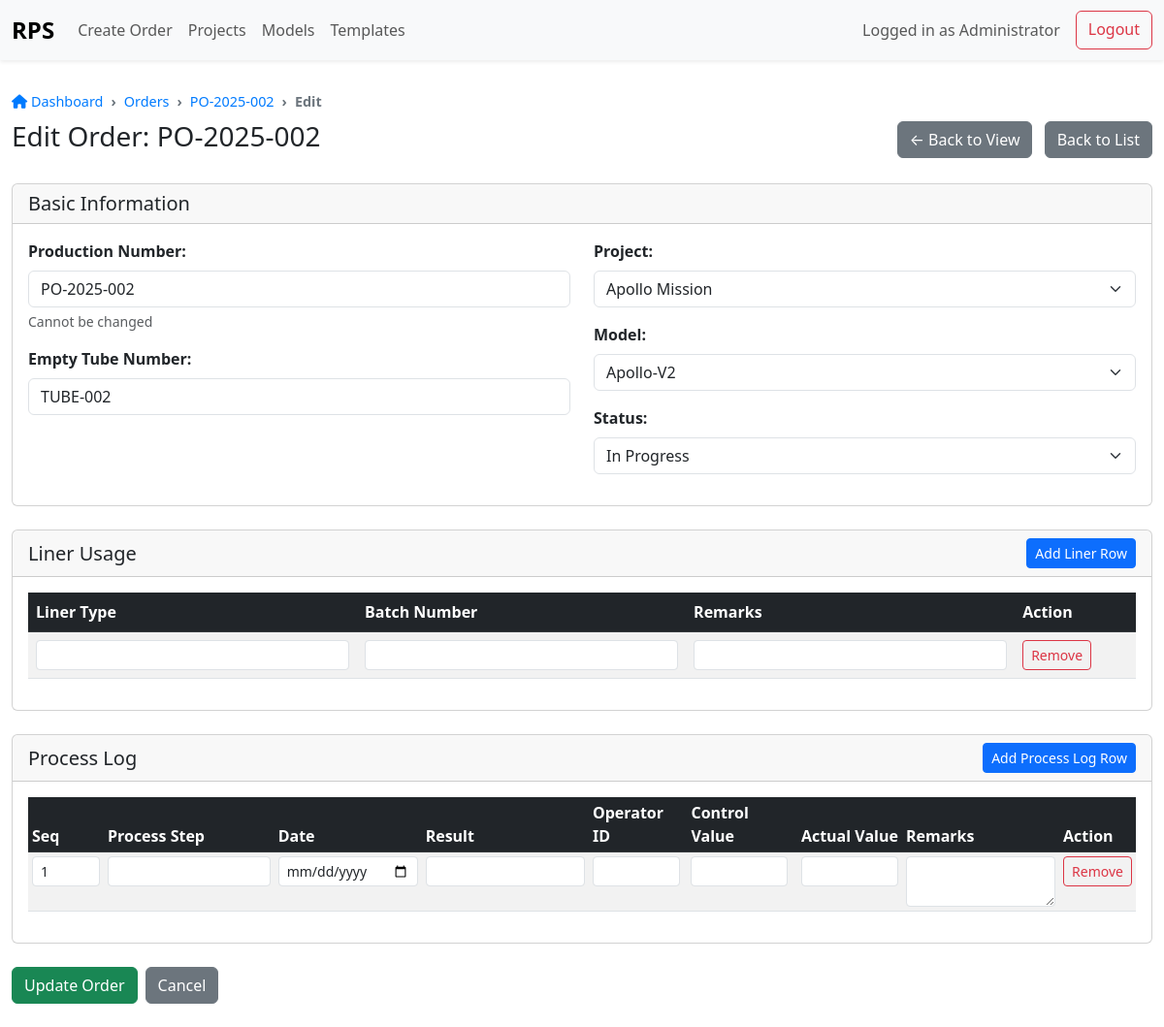
The app's page /edit_order.php?pn=PO-2025-002 (signed in) with its own data.
### tables this page shows
CREATE TABLE ProductionOrders (
    ProductionNumber VARCHAR(50) PRIMARY KEY,
    EmptyTubeNumber VARCHAR(50),
    ProjectID INT NOT NULL,
    ModelID INT NOT NULL,
    MC02_Status VARCHAR(30) DEFAULT 'Pending',
    MC02_SignedBy_UserID INT NULL,
    MC02_SignedDate DATETIME NULL,
    CONSTRAINT FK_ProdOrders_Projects FOREIGN KEY(ProjectID)
        REFERENCES Projects(ProjectID),
    CONSTRAINT FK_ProdOrders_Models FOREIGN KEY(ModelID)
        REFERENCES Models(ModelID),
    CONSTRAINT FK_ProdOrders_Users FOREIGN KEY(MC02_SignedBy_UserID)
        REFERENCES Users(UserID)
);

CREATE TABLE Projects (
    ProjectID INT AUTO_INCREMENT PRIMARY KEY,
    ProjectName VARCHAR(100) NOT NULL UNIQUE
);

CREATE TABLE Models (
    ModelID INT AUTO_INCREMENT PRIMARY KEY,
    ProjectID INT NOT NULL,
    ModelName VARCHAR(100) NOT NULL,
    CONSTRAINT FK_Models_Projects FOREIGN KEY(ProjectID)
        REFERENCES Projects(ProjectID)
);

### public/edit_order.php (the view, shortened to what this page needs)
<?php
$pdo = Database::connect();
$pn = $_GET['pn'] ?? '';
$stmt = $pdo->prepare('SELECT po.*, p.ProjectName, m.ModelName
                       FROM ProductionOrders po
                       LEFT JOIN Projects p ON po.ProjectID = p.ProjectID
                       LEFT JOIN Models m ON po.ModelID = m.ModelID
                       WHERE po.ProductionNumber = ?');
$stmt->execute([$pn]);
$order = $stmt->fetch(PDO::FETCH_ASSOC);
$projects = $pdo->query('SELECT * FROM Projects')->fetchAll(PDO::FETCH_ASSOC);
$models = $pdo->query('SELECT * FROM Models')->fetchAll(PDO::FETCH_ASSOC);
$stmt = $pdo->prepare('SELECT * FROM MC02_LinerUsage WHERE ProductionNumber = ?');
$stmt->execute([$pn]);
$liners = $stmt->fetchAll(PDO::FETCH_ASSOC);
$stmt = $pdo->prepare('SELECT * FROM MC02_ProcessLog WHERE ProductionNumber = ? ORDER BY SequenceNo');
$stmt->execute([$pn]);
$logs = $stmt->fetchAll(PDO::FETCH_ASSOC);
$success = '';
include __DIR__ . '/templates/header.php';
?>
<div class="row">
    <div class="col-12">
        <div class="d-flex justify-content-between align-items-center mb-4">
            <h1 class="h3">Edit Order: <?php echo htmlspecialchars($order['ProductionNumber']); ?></h1>
            <div>
                <a href="view_order.php?pn=<?php echo urlencode($pn); ?>" class="btn btn-secondary me-2">← Back to View</a>
                <a href="index.php" class="btn btn-secondary">Back to List</a>
            </div>
        </div>
        <?php if ($success): ?>
            <div class="alert alert-success"><?php echo htmlspecialchars($success); ?></div>
        <?php endif; ?>        <form method="post">
            <div class="card mb-4">
                <div class="card-header">
                    <h5 class="card-title mb-0">Basic Information</h5>
                </div>
                <div class="card-body">
                    <div class="row">
                        <div class="col-md-6">
                            <div class="mb-3">
                                <label class="form-label"><strong>Production Number:</strong></label>
                                <input type="text" class="form-control" value="<?php echo htmlspecialchars($order['ProductionNumber']); ?>" readonly>
                                <div class="form-text">Cannot be changed</div>
                            </div>
                            <div class="mb-3">
                                <label for="EmptyTubeNumber" class="form-label"><strong>Empty Tube Number:</strong></label>
                                <input type="text" class="form-control" id="EmptyTubeNumber" name="EmptyTubeNumber" value="<?php echo htmlspecialchars($order['EmptyTubeNumber']); ?>">
                            </div>
                        </div>
                        <div class="col-md-6">
                            <div class="mb-3">
                                <label for="ProjectID" class="form-label"><strong>Project:</strong></label>
                                <select class="form-select" id="ProjectID" name="ProjectID">
                                    <?php foreach ($projects as $project): ?>
                                        <option value="<?php echo $project['ProjectID']; ?>" <?php echo ($project['ProjectID'] == $order['ProjectID']) ? 'selected' : ''; ?>>
                                            <?php echo htmlspecialchars($project['ProjectName']); ?>
                                        </option>
                                    <?php endforeach; ?>
                                </select>
                            </div>
                            <div class="mb-3">
                                <label for="ModelID" class="form-label"><strong>Model:</strong></label>
                                <select class="form-select" id="ModelID" name="ModelID">
                                    <?php foreach ($models as $model): ?>
                                        <option value="<?php echo $model['ModelID']; ?>" <?php echo ($model['ModelID'] == $order['ModelID']) ? 'selected' : ''; ?>>
                                            <?php echo htmlspecialchars($model['ModelName']); ?>
                                        </option>
                                    <?php endforeach; ?>
                                </select>
                            </div>
                            <div class="mb-3">
                                <label for="MC02_Status" class="form-label"><strong>Status:</strong></label>
                                <select class="form-select" id="MC02_Status" name="MC02_Status">
                                    <option value="In Progress" <?php echo ($order['MC02_Status'] == 'In Progress') ? 'selected' : ''; ?>>In Progress</option>
                                </select>
                            </div>
                        </div>
                    </div>
                </div>            </div>
            <div class="card mb-4">
                <div class="card-header d-flex justify-content-between align-items-center">
                    <h5 class="card-title mb-0">Liner Usage</h5>
                    <button type="button" onclick="addLinerRow()" class="btn btn-primary btn-sm">Add Liner Row</button>
                </div>
                <div class="card-body">
                    <div class="table-responsive">
                        <table class="table table-striped" id="linerTable">
                            <thead class="table-dark">
                                <tr>
                                    <th>Liner Type</th>
                                    <th>Batch Number</th>
                                    <th>Remarks</th>
                                    <th>Action</th>
                                </tr>
                            </thead>
                            <tbody>
                                <?php if (!empty($liners)): ?>
                                    <?php foreach ($liners as $index => $liner): ?>
                                        <tr>
                                            <td><input type="text" class="form-control form-control-sm" name="liner[<?php echo $index; ?>][LinerType]" value="<?php echo htmlspecialchars($liner['LinerType']); ?>"></td>
                                            <td><input type="text" class="form-control form-control-sm" name="liner[<?php echo $index; ?>][LinerBatchNumber]" value="<?php echo htmlspecialchars($liner['LinerBatchNumber']); ?>"></td>
                                            <td><input type="text" class="form-control form-control-sm" name="liner[<?php echo $index; ?>][Remarks]" value="<?php echo htmlspecialchars($liner['Remarks']); ?>"></td>
                                            <td><button type="button" onclick="removeRow(this)" class="btn btn-outline-danger btn-sm">Remove</button></td>
                                        </tr>
                                    <?php endforeach; ?>
                                <?php else: ?>
                                    <tr>
                                        <td><input type="text" class="form-control form-control-sm" name="liner[0][LinerType]"></td>
                                        <td><input type="text" class="form-control form-control-sm" name="liner[0][LinerBatchNumber]"></td>
                                        <td><input type="text" class="form-control form-control-sm" name="liner[0][Remarks]"></td>
                                        <td><button type="button" onclick="removeRow(this)" class="btn btn-outline-danger btn-sm">Remove</button></td>
                                    </tr>
                                <?php endif; ?>
                            </tbody>
                        </table>
                    </div>
                </div>            </div>
            <div class="card mb-4">
                <div class="card-header d-flex justify-content-between align-items-center">
                    <h5 class="card-title mb-0">Process Log</h5>
                    <button type="button" onclick="addLogRow()" class="btn btn-primary btn-sm">Add Process Log Row</button>
                </div>
                <div class="card-body">
                    <div class="table-responsive">
                        <table class="table table-striped table-sm" id="logTable">
                            <thead class="table-dark">
                                <tr>
                                    <th>Seq</th>
                                    <th>Process Step</th>
                                    <th>Date</th>
                                    <th>Result</th>
                                    <th>Operator ID</th>
                                    <th>Control Value</th>
                                    <th>Actual Value</th>
                                    <th>Remarks</th>
                                    <th>Action</th>
                                </tr>
                            </thead>
                            <tbody>
                                <?php if (!empty($logs)): ?>
                                    <?php foreach ($logs as $index => $log): ?>
                                        <tr>
                                            <td><input type="number" class="form-control form-control-sm" name="log[<?php echo $index; ?>][SequenceNo]" value="<?php echo $log['SequenceNo']; ?>" style="width: 70px;"></td>
                                            <td><input type="text" class="form-control form-control-sm" name="log[<?php echo $index; ?>][ProcessStepName]" value="<?php echo htmlspecialchars($log['ProcessStepName']); ?>"></td>
                                            <td><input type="date" class="form-control form-control-sm" name="log[<?php echo $index; ?>][DatePerformed]" value="<?php echo $log['DatePerformed']; ?>"></td>
                                            <td><input type="text" class="form-control form-control-sm" name="log[<?php echo $index; ?>][Result]" value="<?php echo htmlspecialchars($log['Result']); ?>"></td>
                                            <td><input type="number" class="form-control form-control-sm" name="log[<?php echo $index; ?>][Operator_UserID]" value="<?php echo $log['Operator_UserID']; ?>" style="width: 90px;"></td>
                                            <td><input type="number" step="0.001" class="form-control form-control-sm" name="log[<?php echo $index; ?>][ControlValue]" value="<?php echo $log['ControlValue']; ?>" style="width: 100px;"></td>
                                            <td><input type="number" step="0.001" class="form-control form-control-sm" name="log[<?php echo $index; ?>][ActualMeasuredValue]" value="<?php echo $log['ActualMeasuredValue']; ?>" style="width: 100px;"></td>
                                            <td><textarea class="form-control form-control-sm" name="log[<?php echo $index; ?>][Remarks]" rows="2"><?php echo htmlspecialchars($log['Remarks']); ?></textarea></td>
                                            <td><button type="button" onclick="removeRow(this)" class="btn btn-outline-danger btn-sm">Remove</button></td>
                                        </tr>
                                    <?php endforeach; ?>
                                <?php else: ?>
                                    <tr>
                                        <td><input type="number" class="form-control form-control-sm" name="log[0][SequenceNo]" value="1" style="width: 70px;"></td>
                                        <td><input type="text" class="form-control form-control-sm" name="log[0][ProcessStepName]"></td>
                                        <td><input type="date" class="form-control form-control-sm" name="log[0][DatePerformed]"></td>
                                        <td><input type="text" class="form-control form-control-sm" name="log[0][Result]"></td>
                                        <td><input type="number" class="form-control form-control-sm" name="log[0][Operator_UserID]" style="width: 90px;"></td>
                                        <td><input type="number" step="0.001" class="form-control form-control-sm" name="log[0][ControlValue]" style="width: 100px;"></td>
                                        <td><input type="number" step="0.001" class="form-control form-control-sm" name="log[0][ActualMeasuredValue]" style="width: 100px;"></td>
                                        <td><textarea class="form-control form-control-sm" name="log[0][Remarks]" rows="2"></textarea></td>
                                        <td><button type="button" onclick="removeRow(this)" class="btn btn-outline-danger btn-sm">Remove</button></td>
                                    </tr>
                                <?php endif; ?>
                            </tbody>
                        </table>
                    </div>
                </div>
            </div>
            <div class="d-flex gap-2 mb-4">
                <button type="submit" class="btn btn-success">Update Order</button>
                <a href="view_order.php?pn=<?php echo urlencode($pn); ?>" class="btn btn-secondary">Cancel</a>
            </div>
        </form>
    </div>
</div>
<?php include __DIR__ . '/templates/footer.php'; ?>

### public/assets/css/app.css (style rules this page uses)
body { padding-top: 70px; }
.btn-group-sm > .btn, .btn-sm { padding: 0.25rem 0.5rem; font-size: 0.875rem; }

### records on screen
productionorders: ProductionNumber "PO-2025-002", EmptyTubeNumber "TUBE-002", ProjectID "Apollo Mission", ModelID "Apollo-V2", MC02_Status "In Progress"

### other values on screen
$_SESSION['Role'] "Administrator"
$crumb['title'] "Orders"
$crumb['title'] "PO-2025-002"
$crumb['title'] "Edit"
